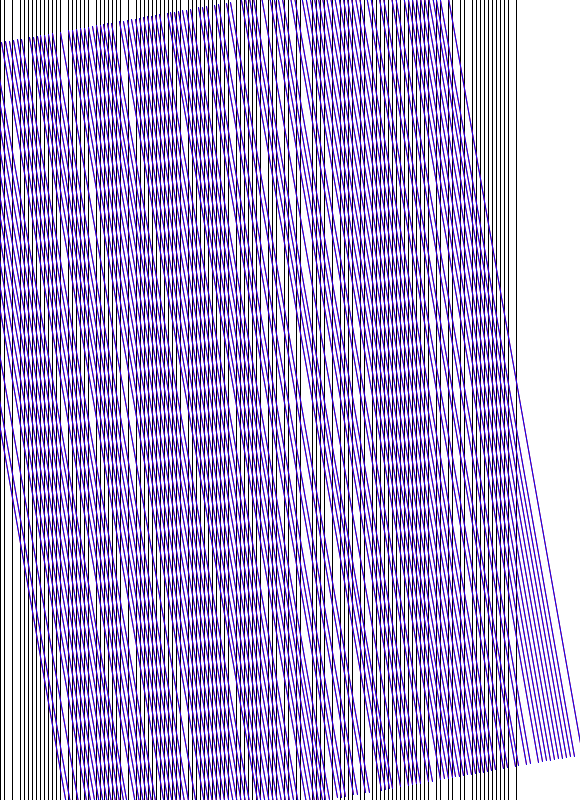
Frame 1 (no input)
Frame 60 (the mouse pressed at the canvas centre just before this capture): identical to frame 1, image omitted
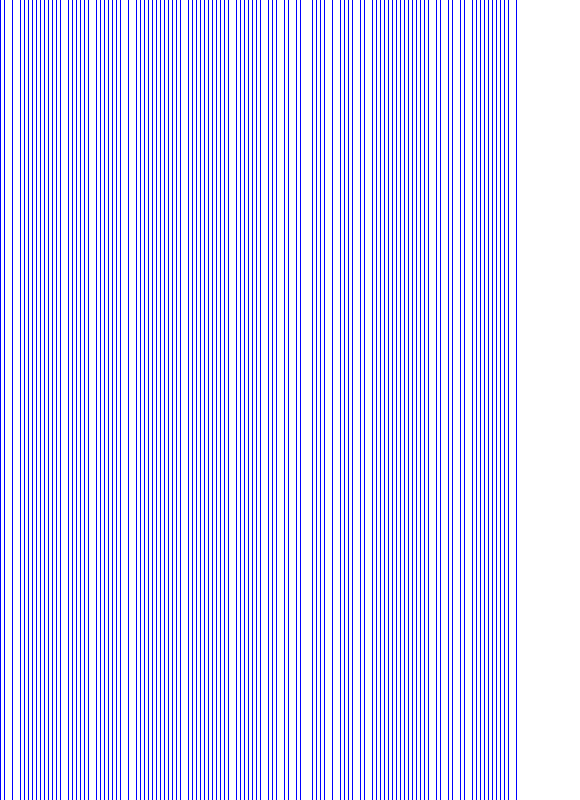
Frame 120 (the mouse held since frame 60 and released just before this capture)

The Processing sketch that drew these frames (run headless with seeded random() and noise(); from frame 60 on, the mouse is pressed at the canvas centre):

// Processing sketch: glitch_04
// ── glitch_04.pde
ArrayList<Boolean> particles;

int cellSize = 4;
float xoff = 0.0;

void setup() {
  size(580, 800);
  //frameRate(1);

  // create particles
  compose();
}

void draw() {
  background(255);
  stroke(255);
  strokeWeight(1);
  noFill();

  // draw
  //for (int y = 0; y <= height; y+=cellSize) {
    int y = 0;
    
    // type of noise
    float n = random(0, 10);  
    //n = map(noise(xoff), 0, 1, 0, 20);
    n = 0;

    // base layer: static
    stroke(0);

    pushMatrix();
    translate(n, 0);
    for (int x = 0; x < particles.size(); x++) {
      Boolean part = particles.get(x);
      if (part) {
        //rect(x*cellSize, y, cellSize, cellSize);
        line(x*cellSize, y-cellSize/2, x*cellSize, height);
        //line(x*cellSize+cellSize/2, y-cellSize/2, x*cellSize-cellSize/2, y+cellSize/2);
      }
    }
    popMatrix();


    // first layer
    stroke(255, 0, 0);

    pushMatrix();
    translate(width/2+n, height/2);
    rotate(radians(map(mouseX, 0, width, -10, 10)));
    translate(-width/2, -height/2);
    for (int x = 0; x < particles.size(); x++) {
      Boolean part = particles.get(x);
      if (part) {
        //rect(x*cellSize, y, cellSize, cellSize);
        line(x*cellSize, y-cellSize/2, x*cellSize, height);
        //line(x*cellSize+cellSize/2, y-cellSize/2, x*cellSize-cellSize/2, y+cellSize/2);
      }
    }
    popMatrix();


    // second layer: perlin noise
    stroke(0, 0, 255);

    pushMatrix();
    translate(width/2+n, height/2);
    rotate(radians(map(mouseY, 0, height, -10, 10)));
    translate(-width/2, -height/2);
    for (int x = 0; x < particles.size(); x++) {
      Boolean part = particles.get(x);
      if (part) {
        //rect(x*cellSize, y, cellSize, cellSize);
        line(x*cellSize, y-cellSize/2, x*cellSize, height);
        //line(x*cellSize-cellSize/2, y-cellSize/2, x*cellSize+cellSize/2, y+cellSize/2);
        //line(x*cellSize+cellSize/2, y-cellSize/2, x*cellSize-cellSize/2, y+cellSize/2);
      }
    }
    popMatrix();

    // Increment x dimension for noise
    xoff += 0.05;
  //}
}

void mouseReleased() {
  compose();
}

void compose() {
  particles = new ArrayList<Boolean>();
  for (int i = 0; i< width-60; i+=cellSize) {
    particles.add((random(100) > 77) ? false : true);
  }
}
